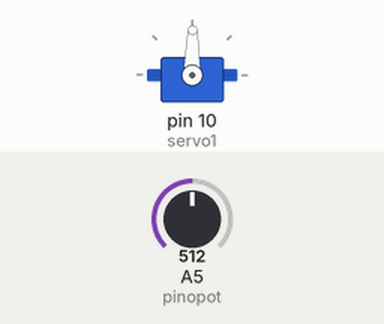
This sketch was run on a simulated Arduino Uno, built with avr-gcc and run on an emulated ATmega328P. Shown: servo. Inputs (shaded band) come from the test bench; at power-on: A5 (pinopot) = 512.

Above: at 1.2 s.
1.3 s: A5 (pinopot) set to 716
At 2.4 s:
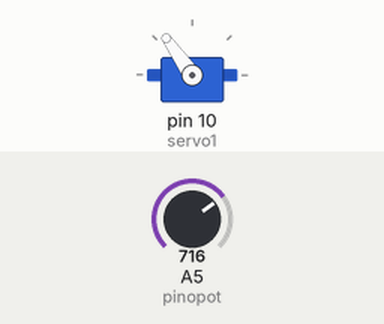
2.8 s: A5 (pinopot) set to 900
At 3.5 s:
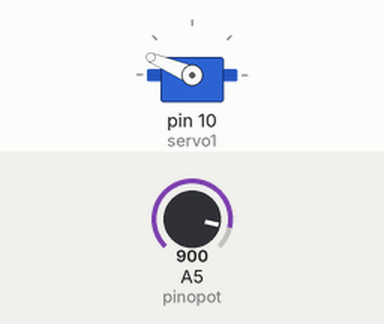
4.3 s: A5 (pinopot) set to 1023
At 4.6 s:
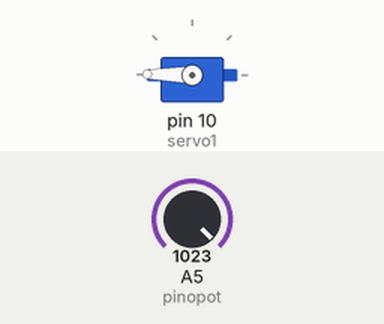
5.8 s: A5 (pinopot) set to 306
At 7.0 s:
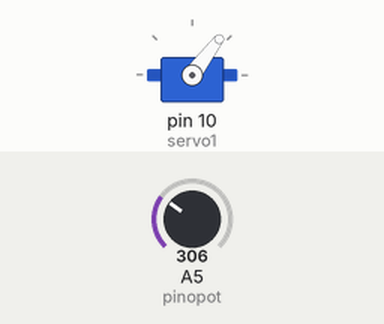
7.3 s: A5 (pinopot) set to 122
At 8.2 s:
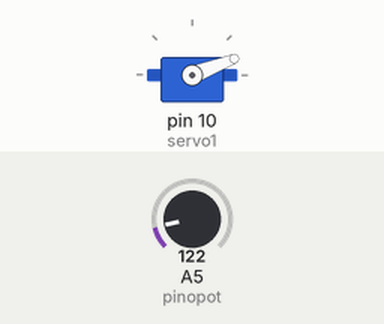
8.8 s: A5 (pinopot) set to 511
At 9.3 s:
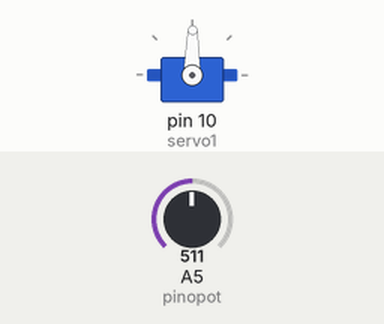
Timing chart, 0 to 11.3 s (numbered marks = the images above; inputs shaded):
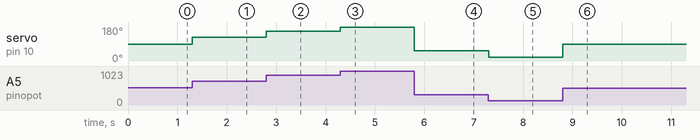

Measured:
- after the input at 1.3 s, servo on pin 10 (servo1): 89° → 125° at once
- after the input at 2.8 s, servo on pin 10 (servo1): 125° → 157° at once
- after the input at 4.3 s, servo on pin 10 (servo1): 157° → 179° at once
- after the input at 5.8 s, servo on pin 10 (servo1): 179° → 53° at once
- after the input at 7.3 s, servo on pin 10 (servo1): 53° → 21° at once
- after the input at 8.8 s, servo on pin 10 (servo1): 21° → 89° at once

The sketch:

Exemplo10_Servo_Potenciometro.ino
```cpp
// Biblioteca que permite controlar mais facilmete os Servos
#include <Servo.h>

// Criação de um objecto que permitira controlar o servo
Servo servo1;
// Declaração da variavel para o pino que vai ler o valor do potenciometro, neste caso é o pino 5
//analogico 5
int pinopot = 5;
int valor;
void setup(){
  servo1.attach(10);
}
// Declaração da variavel onde vai ser colocado o valor lido do pino analogico 0
// Porta onde ira ser ligado o servo
void loop()
{
  valor = analogRead(pinopot);
  valor = map(valor, 0, 1023, 0, 179);
  servo1.write(valor);
  delay(1);
}
```
